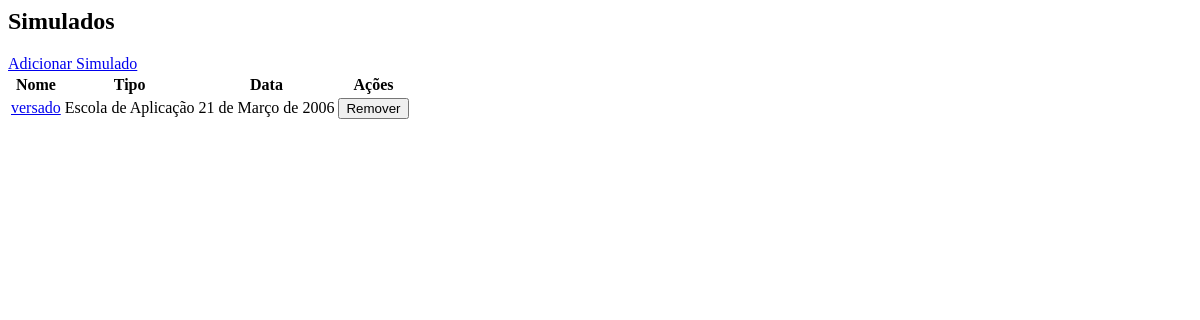
Before: /cadastros/simulados/ with the older database file.
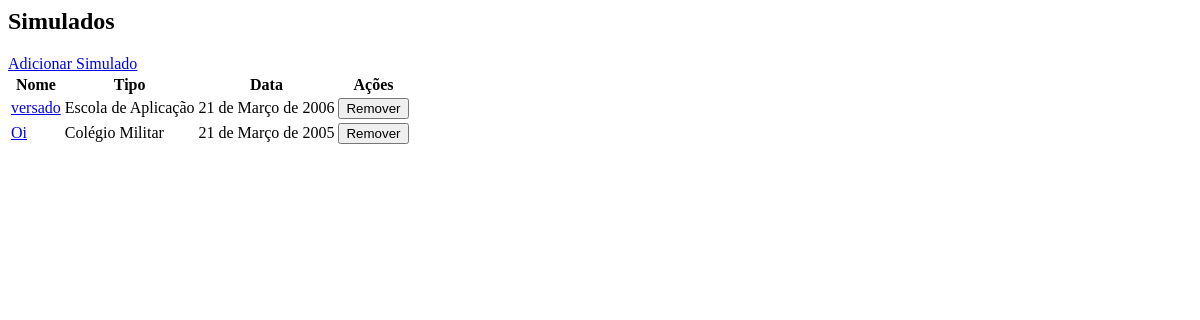
After: the same page with the newer database file.
### cadastros/models.py (models this page shows, shortened)
class Simulado(models.Model):
    TIPOS_SIMULADO = [
        ('CM', 'Colégio Militar'),
        ('EA', 'Escola de Aplicação'),
    ]
    nome = models.CharField(max_length=100)
    tipo = models.CharField(max_length=2, choices=TIPOS_SIMULADO)
    data = models.DateField()

### cadastros/views.py (the view, shortened to what this page needs)
# urls.py: path('simulados/', SimuladoView.as_view(), name='simulados'),
class SimuladoView(View):
    template_name_list = 'simulados.html'
    template_name_add = 'adicionar_simulado.html'
    def get(self, request, simulado_id=None):
        if request.path.endswith('adicionar/'):
            return render(request, self.template_name_add)
        else:
            simulados = SimuladoMediator.listar_simulados()
            return render(request, self.template_name_list, {'simulados': simulados})

### cadastros/mediators.py (called while the page is built)
    @staticmethod
    def listar_simulados():
        return Simulado.objects.all()

### cadastros/templates/simulados.html (shortened to what this page needs)
<h2>Simulados</h2>
<a href="{% url 'adicionar_simulado' %}" class="btn btn-primary">Adicionar Simulado</a>
<table>
    <thead>
        <tr>
            <th>Nome</th>
            <th>Tipo</th>
            <th>Data</th>
            <th>Ações</th>
        </tr>
    </thead>
    <tbody>
        {% for simulado in simulados %}
        <tr>
            <td>
                <a href="{% url 'notas_simulado' simulado.id %}">{{ simulado.nome }}</a>
            </td>
            <td>{{ simulado.get_tipo_display }}</td>
            <td>{{ simulado.data }}</td>
            <td>
                <form method="post" action="{% url 'excluir_simulado' simulado.id %}" style="display:inline;">
                    <button type="submit" class="btn btn-danger" onclick="return confirm('Tem certeza que deseja remover este simulado?');">
                        Remover
                    </button>
                </form>
            </td>
        </tr>
        {% empty %}
        <tr>
            <td colspan="4">Nenhum simulado cadastrado.</td>
        </tr>
        {% endfor %}
    </tbody>
</table>

Changed rows visible on the page:
added Simulado: nome "Oi", tipo "Colégio Militar", data "21 de Março de 2005"
